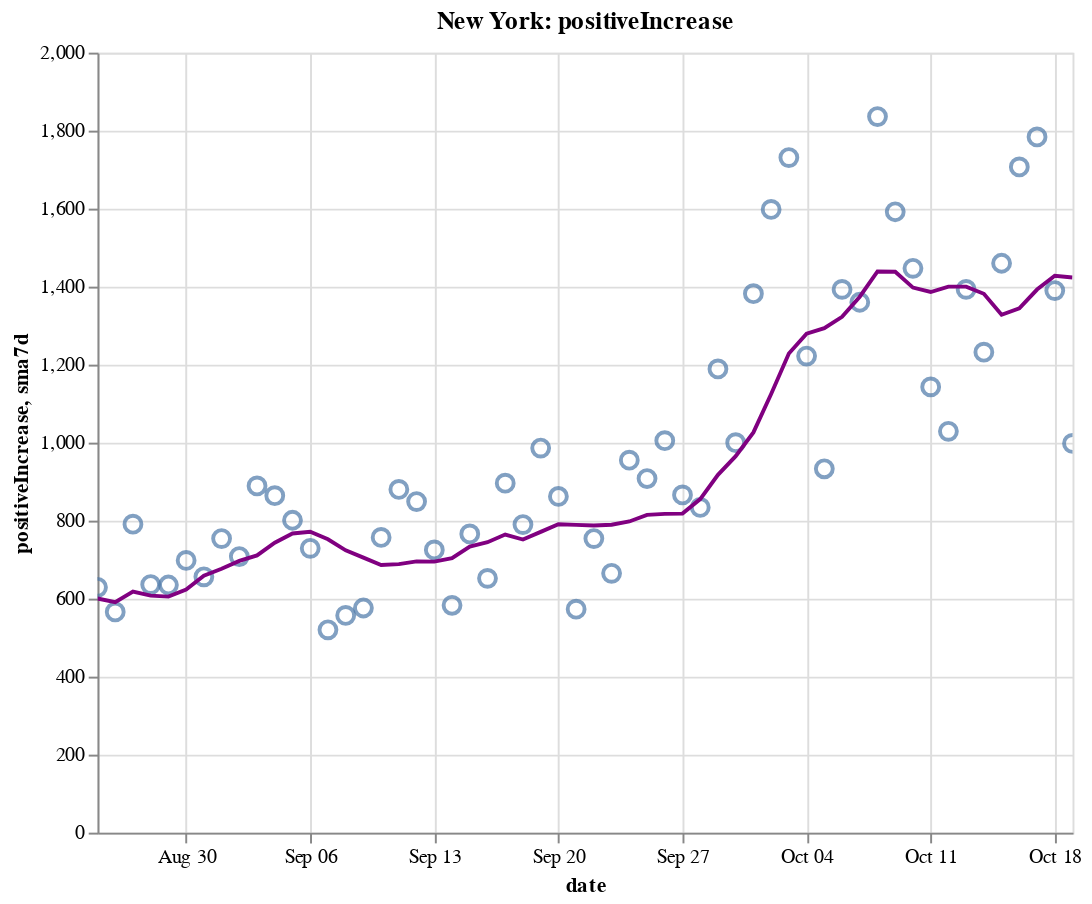

The notebook cell this image was saved under:
### Code cell
create_plot(ny, 'positiveIncrease')

### Figure 1 — Vega-Lite specification as saved in the notebook (floating-point values rounded to 4 significant figures)
{"config": {"view": {"continuousWidth": 400, "continuousHeight": 300}}, "layer": [{"layer": [{"mark": {"type": "point", "size": 75}, "encoding": {"tooltip": [{"type": "temporal", "field": "date"}, {"type": "quantitative", "field": "positiveIncrease"}, {"type": "quantitative", "field": "sma7d"}], "x": {"type": "temporal", "field": "date"}, "y": {"type": "quantitative", "field": "positiveIncrease"}}, "selection": {"selector008": {"type": "interval", "bind": "scales", "encodings": ["x", "y"]}}}, {"mark": {"type": "line", "color": "purple"}, "encoding": {"x": {"type": "temporal", "field": "date"}, "y": {"type": "quantitative", "field": "sma7d"}}}]}, {"mark": {"type": "rule", "color": "#aaa"}, "encoding": {"x": {"type": "temporal", "field": "date"}}, "transform": [{"filter": {"selection": "selector007"}}]}, {"mark": "circle", "encoding": {"opacity": {"condition": {"value": 1, "selection": "selector007"}, "value": 0}, "tooltip": [{"type": "temporal", "field": "date"}, {"type": "quantitative", "field": "positiveIncrease"}, {"type": "quantitative", "field": "sma7d"}], "x": {"type": "temporal", "field": "date"}, "y": {"type": "quantitative", "field": "positiveIncrease"}}, "selection": {"selector007": {"type": "single", "encodings": ["x"], "on": "mouseover", "nearest": true, "empty": "none"}}}, {"mark": {"type": "text", "align": "left", "dx": 5, "dy": -5, "stroke": "white", "strokeWidth": 2}, "encoding": {"text": {"type": "quantitative", "field": "positiveIncrease"}, "tooltip": [{"type": "temporal", "field": "date"}, {"type": "quantitative", "field": "positiveIncrease"}, {"type": "quantitative", "field": "sma7d"}], "x": {"type": "temporal", "field": "date"}, "y": {"type": "quantitative", "field": "positiveIncrease"}}, "transform": [{"filter": {"selection": "selector007"}}]}, {"mark": {"type": "text", "align": "left", "dx": 5, "dy": -5}, "encoding": {"text": {"type": "quantitative", "field": "positiveIncrease"}, "tooltip": [{"type": "temporal", "field": "date"}, {"type": "quantitative", "field": "positiveIncrease"}, {"type": "quantitative", "field": "sma7d"}], "x": {"type": "temporal", "field": "date"}, "y": {"type": "quantitative", "field": "positiveIncrease"}}, "transform": [{"filter": {"selection": "selector007"}}]}], "data": {"name": "data-8c0465b2b3c35609b4c67c98a750eb31"}, "height": 400, "title": "New York: positiveIncrease", "width": 500, "$schema": "https://vega.github.io/schema/vega-lite/v4.8.1.json", "datasets": {"data-8c0465b2b3c35609b4c67c98a750eb31": [{"date": "2020-08-25T00:00:00", "totalTestResultsIncrease": 67260.0, "positiveIncrease": 629.0, "death": 25300.0, "deathIncrease": 2.0, "positiveRate": 0.009, "state": "New York", "sma7d": 600.4}, {"date": "2020-08-26T00:00:00", "totalTestResultsIncrease": 71190.0, "positiveIncrease": 566.0, "death": 25300.0, "deathIncrease": 8.0, "positiveRate": 0.008, "state": "New York", "sma7d": 591.1}, {"date": "2020-08-27T00:00:00", "totalTestResultsIncrease": 83440.0, "positiveIncrease": 791.0, "death": 25310.0, "deathIncrease": 4.0, "positiveRate": 0.009, "state": "New York", "sma7d": 618.3}, {"date": "2020-08-28T00:00:00", "totalTestResultsIncrease": 97830.0, "positiveIncrease": 636.0, "death": 25310.0, "deathIncrease": 3.0, "positiveRate": 0.007, "state": "New York", "sma7d": 607.9}, {"date": "2020-08-29T00:00:00", "totalTestResultsIncrease": 93870.0, "positiveIncrease": 635.0, "death": 25320.0, "deathIncrease": 7.0, "positiveRate": 0.007, "state": "New York", "sma7d": 605.3}, {"date": "2020-08-30T00:00:00", "totalTestResultsIncrease": 100000.0, "positiveIncrease": 698.0, "death": 25330.0, "deathIncrease": 8.0, "positiveRate": 0.007, "state": "New York", "sma7d": 623.3}, {"date": "2020-08-31T00:00:00", "totalTestResultsIncrease": 66240.0, "positiveIncrease": 656.0, "death": 25330.0, "deathIncrease": 1.0, "positiveRate": 0.01, "state": "New York", "sma7d": 658.7}, {"date": "2020-09-01T00:00:00", "totalTestResultsIncrease": 77000.0, "positiveIncrease": 754.0, "death": 25330.0, "deathIncrease": 3.0, "positiveRate": 0.01, "state": "New York", "sma7d": 676.6}, {"date": "2020-09-02T00:00:00", "totalTestResultsIncrease": 88450.0, "positiveIncrease": 708.0, "death": 25340.0, "deathIncrease": 5.0, "positiveRate": 0.008, "state": "New York", "sma7d": 696.9}, {"date": "2020-09-03T00:00:00", "totalTestResultsIncrease": 88980.0, "positiveIncrease": 889.0, "death": 25340.0, "deathIncrease": 7.0, "positiveRate": 0.01, "state": "New York", "sma7d": 710.9}, {"date": "2020-09-04T00:00:00", "totalTestResultsIncrease": 93400.0, "positiveIncrease": 864.0, "death": 25350.0, "deathIncrease": 5.0, "positiveRate": 0.009, "state": "New York", "sma7d": 743.4}, {"date": "2020-09-05T00:00:00", "totalTestResultsIncrease": 99760.0, "positiveIncrease": 801.0, "death": 25350.0, "deathIncrease": 2.0, "positiveRate": 0.008, "state": "New York", "sma7d": 767.1}, {"date": "2020-09-06T00:00:00", "totalTestResultsIncrease": 85630.0, "positiveIncrease": 729.0, "death": 25360.0, "deathIncrease": 9.0, "positiveRate": 0.009, "state": "New York", "sma7d": 771.6}, {"date": "2020-09-07T00:00:00", "totalTestResultsIncrease": 58860.0, "positiveIncrease": 520.0, "death": 25360.0, "deathIncrease": 2.0, "positiveRate": 0.009, "state": "New York", "sma7d": 752.1}, {"date": "2020-09-08T00:00:00", "totalTestResultsIncrease": 57830.0, "positiveIncrease": 557.0, "death": 25370.0, "deathIncrease": 6.0, "positiveRate": 0.01, "state": "New York", "sma7d": 724.0}, {"date": "2020-09-09T00:00:00", "totalTestResultsIncrease": 63230.0, "positiveIncrease": 576.0, "death": 25370.0, "deathIncrease": 3.0, "positiveRate": 0.009, "state": "New York", "sma7d": 705.1}, {"date": "2020-09-10T00:00:00", "totalTestResultsIncrease": 76810.0, "positiveIncrease": 757.0, "death": 25380.0, "deathIncrease": 7.0, "positiveRate": 0.01, "state": "New York", "sma7d": 686.3}, {"date": "2020-09-11T00:00:00", "totalTestResultsIncrease": 89720.0, "positiveIncrease": 880.0, "death": 25380.0, "deathIncrease": 5.0, "positiveRate": 0.01, "state": "New York", "sma7d": 688.6}, {"date": "2020-09-12T00:00:00", "totalTestResultsIncrease": 102900.0, "positiveIncrease": 849.0, "death": 25380.0, "deathIncrease": 2.0, "positiveRate": 0.008, "state": "New York", "sma7d": 695.4}, {"date": "2020-09-13T00:00:00", "totalTestResultsIncrease": 72670.0, "positiveIncrease": 725.0, "death": 25390.0, "deathIncrease": 6.0, "positiveRate": 0.01, "state": "New York", "sma7d": 694.9}, {"date": "2020-09-14T00:00:00", "totalTestResultsIncrease": 63360.0, "positiveIncrease": 583.0, "death": 25390.0, "deathIncrease": 4.0, "positiveRate": 0.009, "state": "New York", "sma7d": 703.9}, {"date": "2020-09-15T00:00:00", "totalTestResultsIncrease": 73680.0, "positiveIncrease": 766.0, "death": 25400.0, "deathIncrease": 11.0, "positiveRate": 0.01, "state": "New York", "sma7d": 733.7}, {"date": "2020-09-16T00:00:00", "totalTestResultsIncrease": 75090.0, "positiveIncrease": 652.0, "death": 25410.0, "deathIncrease": 5.0, "positiveRate": 0.009, "state": "New York", "sma7d": 744.6}, {"date": "2020-09-17T00:00:00", "totalTestResultsIncrease": 91500.0, "positiveIncrease": 896.0, "death": 25410.0, "deathIncrease": 3.0, "positiveRate": 0.01, "state": "New York", "sma7d": 764.4}, {"date": "2020-09-18T00:00:00", "totalTestResultsIncrease": 89730.0, "positiveIncrease": 790.0, "death": 25420.0, "deathIncrease": 10.0, "positiveRate": 0.009, "state": "New York", "sma7d": 751.6}, {"date": "2020-09-19T00:00:00", "totalTestResultsIncrease": 110400.0, "positiveIncrease": 986.0, "death": 25420.0, "deathIncrease": 2.0, "positiveRate": 0.009, "state": "New York", "sma7d": 771.1}, {"date": "2020-09-20T00:00:00", "totalTestResultsIncrease": 100400.0, "positiveIncrease": 862.0, "death": 25430.0, "deathIncrease": 2.0, "positiveRate": 0.009, "state": "New York", "sma7d": 790.7}, {"date": "2020-09-21T00:00:00", "totalTestResultsIncrease": 58320.0, "positiveIncrease": 573.0, "death": 25430.0, "deathIncrease": 1.0, "positiveRate": 0.01, "state": "New York", "sma7d": 789.3}, {"date": "2020-09-22T00:00:00", "totalTestResultsIncrease": 84000.0, "positiveIncrease": 754.0, "death": 25430.0, "deathIncrease": 4.0, "positiveRate": 0.009, "state": "New York", "sma7d": 787.6}, {"date": "2020-09-23T00:00:00", "totalTestResultsIncrease": 70930.0, "positiveIncrease": 665.0, "death": 25440.0, "deathIncrease": 5.0, "positiveRate": 0.009, "state": "New York", "sma7d": 789.4}, {"date": "2020-09-24T00:00:00", "totalTestResultsIncrease": 92950.0, "positiveIncrease": 955.0, "death": 25440.0, "deathIncrease": 2.0, "positiveRate": 0.01, "state": "New York", "sma7d": 797.9}, {"date": "2020-09-25T00:00:00", "totalTestResultsIncrease": 94820.0, "positiveIncrease": 908.0, "death": 25450.0, "deathIncrease": 7.0, "positiveRate": 0.01, "state": "New York", "sma7d": 814.7}, {"date": "2020-09-26T00:00:00", "totalTestResultsIncrease": 99950.0, "positiveIncrease": 1005.0, "death": 25450.0, "deathIncrease": 4.0, "positiveRate": 0.01, "state": "New York", "sma7d": 817.4}, {"date": "2020-09-27T00:00:00", "totalTestResultsIncrease": 84770.0, "positiveIncrease": 866.0, "death": 25460.0, "deathIncrease": 6.0, "positiveRate": 0.01, "state": "New York", "sma7d": 818.0}, {"date": "2020-09-28T00:00:00", "totalTestResultsIncrease": 52940.0, "positiveIncrease": 834.0, "death": 25470.0, "deathIncrease": 12.0, "positiveRate": 0.016, "state": "New York", "sma7d": 855.3}, {"date": "2020-09-29T00:00:00", "totalTestResultsIncrease": 88230.0, "positiveIncrease": 1189.0, "death": 25470.0, "deathIncrease": 2.0, "positiveRate": 0.013, "state": "New York", "sma7d": 917.4}, {"date": "2020-09-30T00:00:00", "totalTestResultsIncrease": 97960.0, "positiveIncrease": 1000.0, "death": 25480.0, "deathIncrease": 9.0, "positiveRate": 0.01, "state": "New York", "sma7d": 965.3}, {"date": "2020-10-01T00:00:00", "totalTestResultsIncrease": 109200.0, "positiveIncrease": 1382.0, "death": 25490.0, "deathIncrease": 11.0, "positiveRate": 0.013, "state": "New York", "sma7d": 1026.0}, {"date": "2020-10-02T00:00:00", "totalTestResultsIncrease": 119500.0, "positiveIncrease": 1598.0, "death": 25500.0, "deathIncrease": 7.0, "positiveRate": 0.013, "state": "New York", "sma7d": 1125.0}, {"date": "2020-10-03T00:00:00", "totalTestResultsIncrease": 134300.0, "positiveIncrease": 1731.0, "death": 25500.0, "deathIncrease": 8.0, "positiveRate": 0.013, "state": "New York", "sma7d": 1229.0}, {"date": "2020-10-04T00:00:00", "totalTestResultsIncrease": 110300.0, "positiveIncrease": 1222.0, "death": 25520.0, "deathIncrease": 14.0, "positiveRate": 0.011, "state": "New York", "sma7d": 1279.0}, {"date": "2020-10-05T00:00:00", "totalTestResultsIncrease": 76400.0, "positiveIncrease": 933.0, "death": 25530.0, "deathIncrease": 8.0, "positiveRate": 0.012, "state": "New York", "sma7d": 1294.0}, {"date": "2020-10-06T00:00:00", "totalTestResultsIncrease": 96360.0, "positiveIncrease": 1393.0, "death": 25540.0, "deathIncrease": 9.0, "positiveRate": 0.014, "state": "New York", "sma7d": 1323.0}, {"date": "2020-10-07T00:00:00", "totalTestResultsIncrease": 108200.0, "positiveIncrease": 1360.0, "death": 25540.0, "deathIncrease": 9.0, "positiveRate": 0.013, "state": "New York", "sma7d": 1374.0}, {"date": "2020-10-08T00:00:00", "totalTestResultsIncrease": 145800.0, "positiveIncrease": 1836.0, "death": 25560.0, "deathIncrease": 10.0, "positiveRate": 0.013, "state": "New York", "sma7d": 1439.0}, {"date": "2020-10-09T00:00:00", "totalTestResultsIncrease": 139300.0, "positiveIncrease": 1592.0, "death": 25560.0, "deathIncrease": 6.0, "positiveRate": 0.011, "state": "New York", "sma7d": 1438.0}, {"date": "2020-10-10T00:00:00", "totalTestResultsIncrease": 134600.0, "positiveIncrease": 1447.0, "death": 25570.0, "deathIncrease": 8.0, "positiveRate": 0.011, "state": "New York", "sma7d": 1398.0}, {"date": "2020-10-11T00:00:00", "totalTestResultsIncrease": 118300.0, "positiveIncrease": 1143.0, "death": 25570.0, "deathIncrease": 5.0, "positiveRate": 0.01, "state": "New York", "sma7d": 1386.0}, {"date": "2020-10-12T00:00:00", "totalTestResultsIncrease": 91790.0, "positiveIncrease": 1029.0, "death": 25590.0, "deathIncrease": 13.0, "positiveRate": 0.011, "state": "New York", "sma7d": 1400.0}, {"date": "2020-10-13T00:00:00", "totalTestResultsIncrease": 99070.0, "positiveIncrease": 1393.0, "death": 25600.0, "deathIncrease": 11.0, "positiveRate": 0.014, "state": "New York", "sma7d": 1400.0}, {"date": "2020-10-14T00:00:00", "totalTestResultsIncrease": 111700.0, "positiveIncrease": 1232.0, "death": 25600.0, "deathIncrease": 7.0, "positiveRate": 0.011, "state": "New York", "sma7d": 1382.0}, {"date": "2020-10-15T00:00:00", "totalTestResultsIncrease": 133200.0, "positiveIncrease": 1460.0, "death": 25620.0, "deathIncrease": 13.0, "positiveRate": 0.011, "state": "New York", "sma7d": 1328.0}, {"date": "2020-10-16T00:00:00", "totalTestResultsIncrease": 136000.0, "positiveIncrease": 1707.0, "death": 25630.0, "deathIncrease": 10.0, "positiveRate": 0.013, "state": "New York", "sma7d": 1344.0}, {"date": "2020-10-17T00:00:00", "totalTestResultsIncrease": 160000.0, "positiveIncrease": 1784.0, "death": 25640.0, "deathIncrease": 9.0, "positiveRate": 0.011, "state": "New York", "sma7d": 1393.0}, {"date": "2020-10-18T00:00:00", "totalTestResultsIncrease": 128800.0, "positiveIncrease": 1390.0, "death": 25640.0, "deathIncrease": 7.0, "positiveRate": 0.011, "state": "New York", "sma7d": 1428.0}, {"date": "2020-10-19T00:00:00", "totalTestResultsIncrease": 82010.0, "positiveIncrease": 998.0, "death": 25660.0, "deathIncrease": 15.0, "positiveRate": 0.012, "state": "New York", "sma7d": 1423.0}]}}
